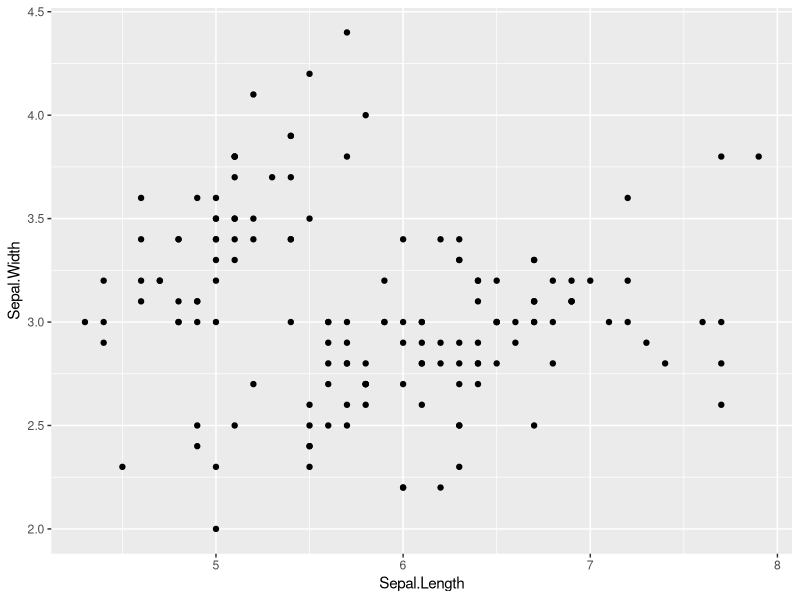
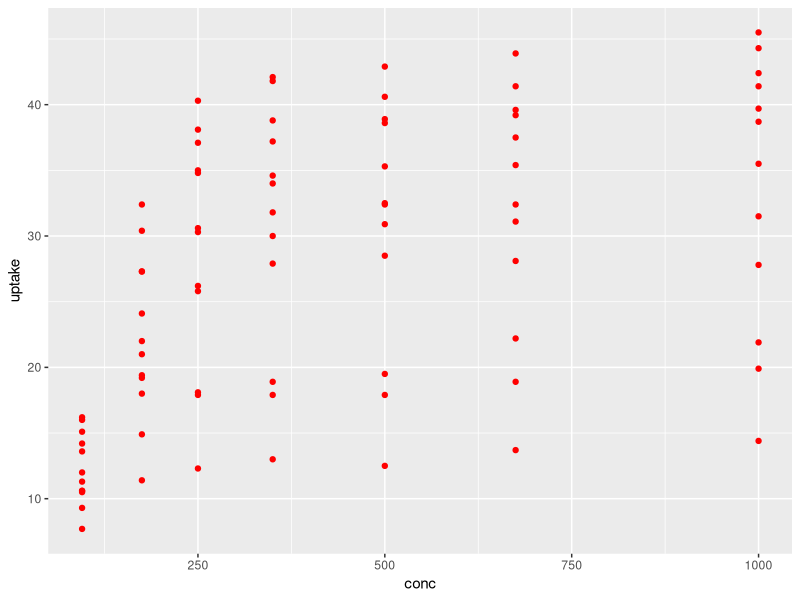
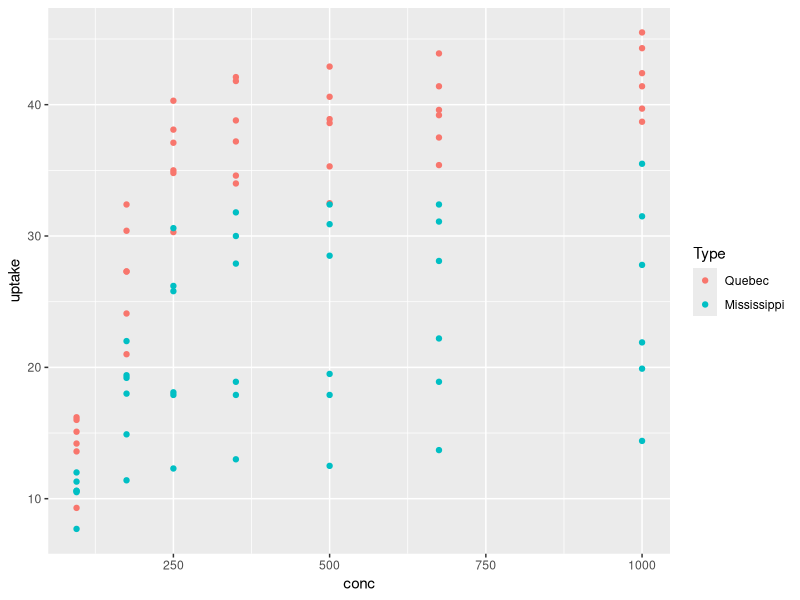
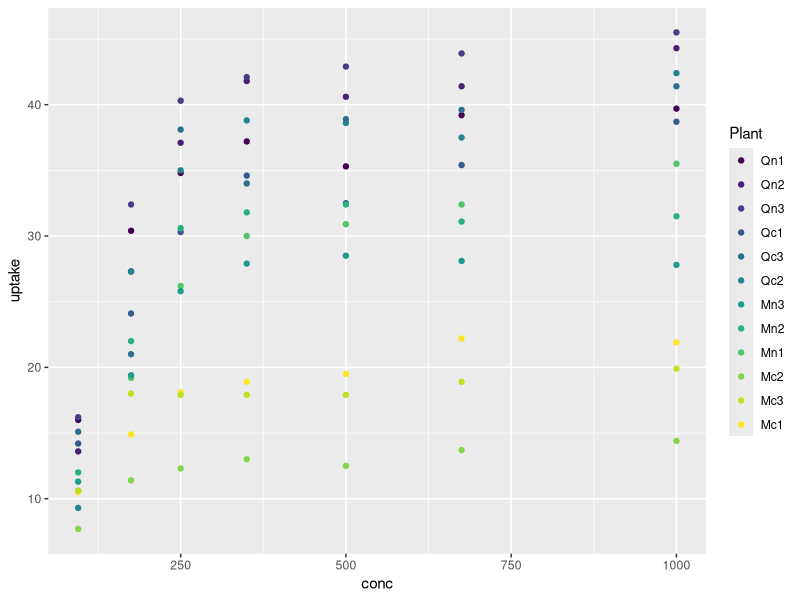
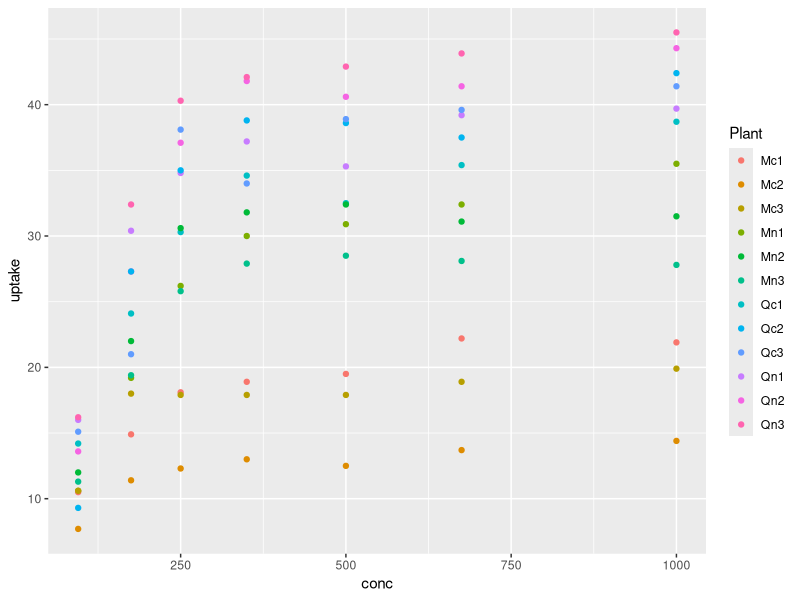
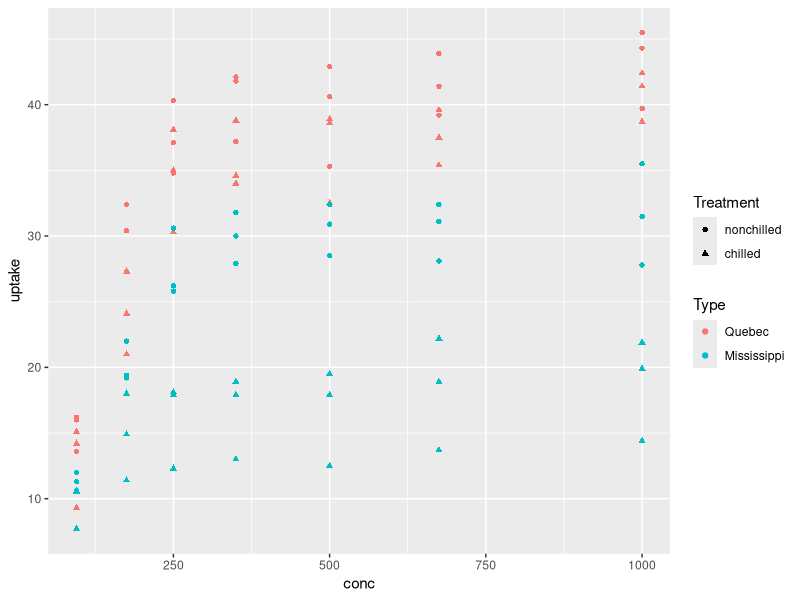
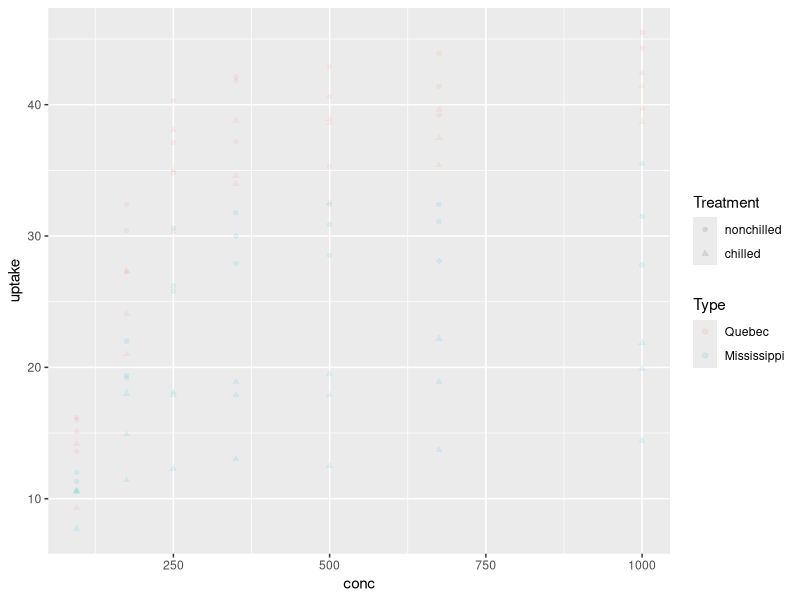
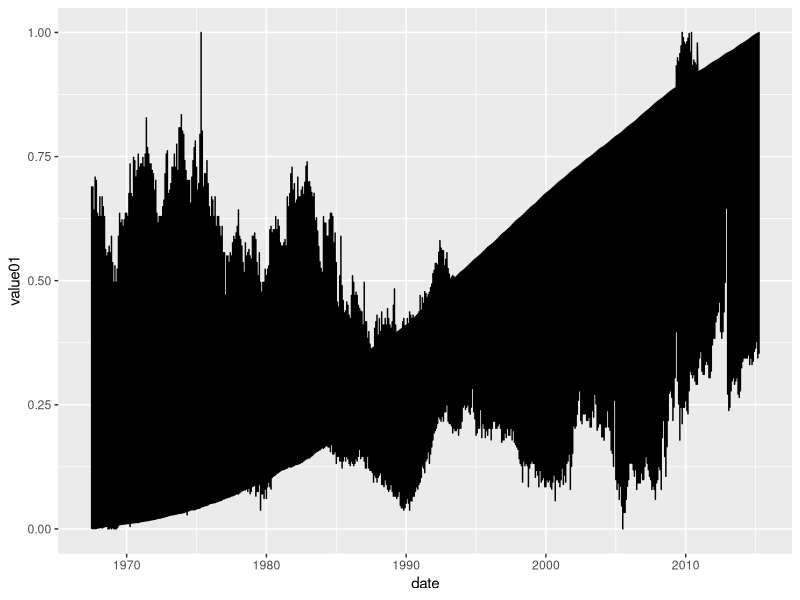

Reproduce these figures in R, in order. (Note: this script raises an error after producing the figures.)
## ---- chunk 1
install.packages('ggplot2')
## ---- chunk 2

library(ggplot2)
View(geom_bar)

## ---- chunk 3
data("CO2")
CO2
## ---- chunk 4

ggplot(data = iris) + 
    geom_point(  aes(x=Sepal.Length,y=Sepal.Width))

## ---- chunk 5
ggplot(data = CO2) + 
    geom_point( aes(x=conc,y=uptake ), color = 'red')

## ---- chunk 6

# ggplot(data = iris) + 
#     geom_point( aes(x=Sepal.Length,y=Sepal.Width, color = Species) )
ggplot(data = CO2) + 
    geom_point( aes(x=conc, y=uptake, color = Type ) )

## ---- chunk 7
ggplot(data = CO2) + 
    geom_point( aes(x=conc, y=uptake, color = Plant ) )
## ---- chunk 8

iris$Species <- as.character(iris$Species)
CO2$Plant <- as.character(CO2$Plant)
ggplot(data = CO2) + 
    geom_point( aes(x=conc, y=uptake, color = Plant ) )

## ---- chunk 9

ggplot(data = CO2) + 
    geom_point( aes(x=conc, 
                    y=uptake, 
                    color = Type, 
                    shape = Treatment))

## ---- chunk 10
ggplot(data = CO2) + 
    geom_point( aes(x=conc, 
                    y=uptake, 
                    color = Type, 
                    shape = Treatment), alpha = .1)

## ---- chunk 11
#run me
data("Indometh")
Indometh
## ---- chunk 12
data("economics_long")
ggplot(economics_long) +  
    geom_line(aes(x=date, y=value01))

## ---- chunk 13

ggplot(Indometh) + 
    geom_line(aes(x=time, y=conc))

## ---- chunk 14

ggplot(Indometh) + 
    geom_line(aes(x=time, y=conc, color = Subject ))

## ---- chunk 15

ggplot(Indometh) + 
    geom_point(aes(x=time, y=conc, color = Subject ))

## ---- chunk 16
data(mpg)
mpg
## ---- chunk 17

data("diamonds")
ggplot(diamonds) + 
    geom_bar(aes(x=cut))

## ---- chunk 18

ggplot(mpg) + 
    geom_bar(aes(x=manufacturer, fill = class), 
             position = 'stack') +
    theme()

## ---- chunk 19
data(mpg)

## ---- chunk 20

## ---- chunk 21

## ---- chunk 22
data("ToothGrowth")
ToothGrowth
## ---- chunk 23
ggplot(iris) + 
    geom_boxplot(mapping = aes( x=Species, 
                                y= Sepal.Length, 
                                color = Species),
               )
  
## ---- chunk 24
ggplot(data = iris)  
?geom_boxplot
## ---- chunk 25
ggplot(ToothGrowth) + 
  geom_boxplot(aes(x=supp, y = len)) +
  theme_classic()
  
## ---- chunk 26
ggplot(ToothGrowth) + 
      geom_boxplot(mapping = aes(x=supp, 
                                y= len, 
                                fill = supp)
               )
  
## ---- chunk 27
ggplot(ToothGrowth) + 
      geom_boxplot(mapping = aes(x=supp, 
                                y= len, 
                                fill = supp),
                   width = .1)
## ---- chunk 28
install.packages('tidyverse')
## ---- chunk 29
library(tidyverse)
## ---- chunk 30
mu <- 2
si <- 0.6
hospital_data <- data.frame( ICU  =  c(rnorm(1000, -mu, si), rnorm(1000, mu, si)), 
                         ER  = runif(1000, -4, 4),
                         Clinic   =  rnorm(2000, 0, si*4)) %>% 
    tidyr::pivot_longer(cols = ICU:Clinic, 'Hospital_location') %>% rename(age = 'value')

## ---- chunk 31
ggplot(hospital_data) + 
  geom_boxplot(aes(x=Hospital_location, 
                   y= age,fill = Hospital_location))
## ---- chunk 32
ggplot(hospital_data) + 
  geom_violin(aes(x=Hospital_location, 
                   y= age,fill = Hospital_location))
## ---- chunk 33

ggplot(hospital_data) + 
    geom_histogram( aes(x=age, fill=Hospital_location))

## ---- chunk 34
ggplot(hospital_data) + 
    geom_freqpoly( aes(x=age, color=Hospital_location))
## ---- chunk 35
ggplot(mpg) + 
  geom_bar(aes(x=manufacturer, fill = class)) 

## ---- chunk 36

## ---- chunk 37

## ---- chunk 38

## ---- chunk 39

